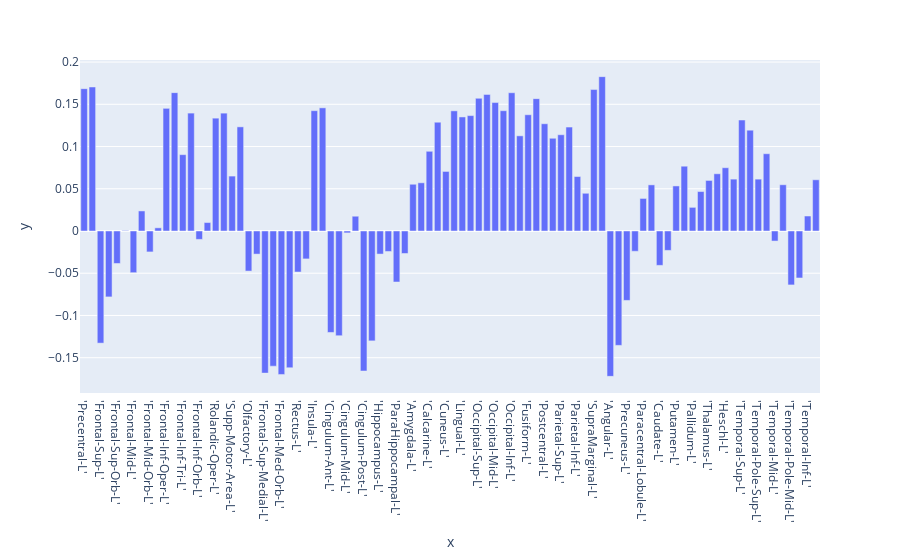
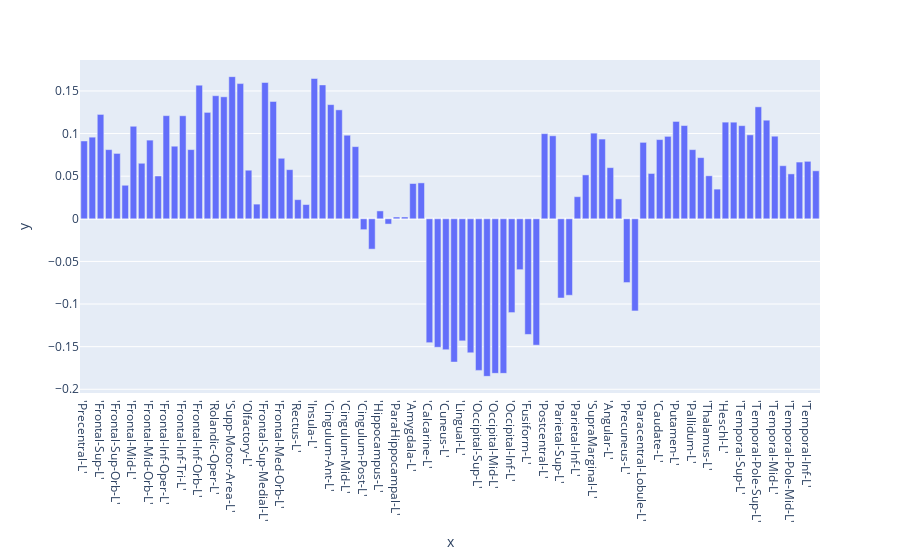
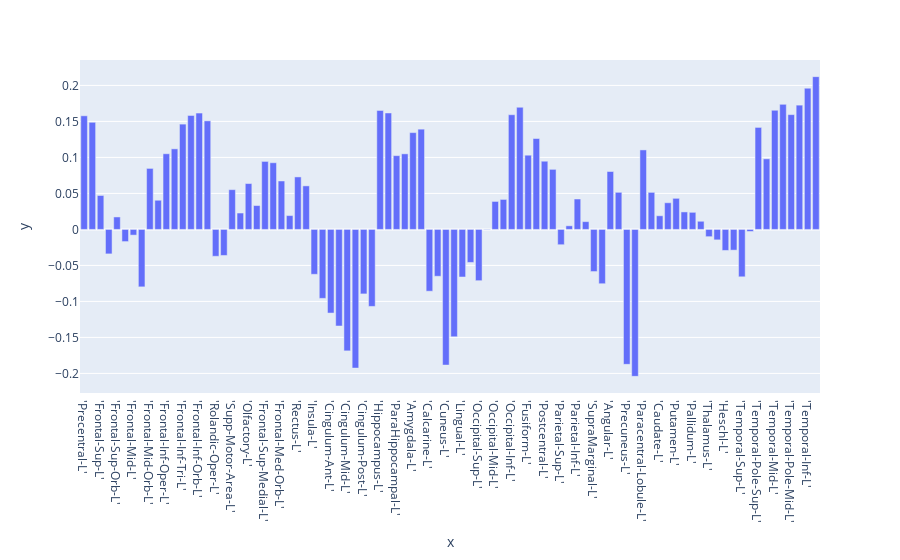
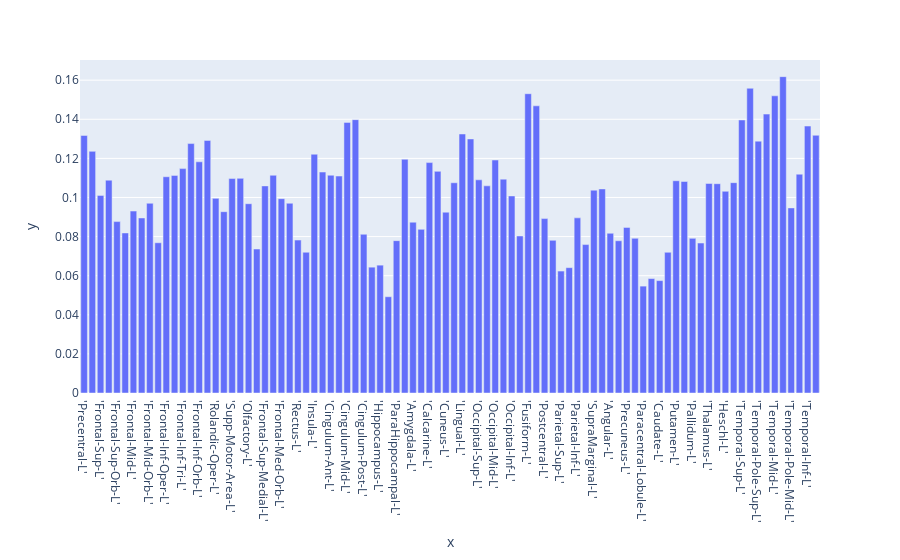

Here is the notebook cell these charts were saved with, in order:
### Code cell
for model in range(7):
    print(f"Model {model}: Pi = {Pis[model]} , kappa = {kappas[model]}")
    fig = px.bar(y=mus[:,model],x=label)
    #fig.update_layout(width=300)
    fig.show()

### Figure 1 — Plotly figure (JSON) as saved in the notebook; plotly's stock layout.template omitted (floating-point values rounded to 4 significant figures)
{"data": [{"alignmentgroup": "True", "hovertemplate": "x=%{x}<br>y=%{y}<extra></extra>", "legendgroup": "", "marker": {"color": "#636efa", "pattern": {"shape": ""}}, "name": "", "offsetgroup": "", "orientation": "v", "showlegend": false, "textposition": "auto", "type": "bar", "x": ["'Precentral-L'", "'Precentral-R'", "'Frontal-Sup-L'", "'Frontal-Sup-R'", "'Frontal-Sup-Orb-L'", "'Frontal-Sup-Orb-R'", "'Frontal-Mid-L'", "'Frontal-Mid-R'", "'Frontal-Mid-Orb-L'", "'Frontal-Mid-Orb-R'", "'Frontal-Inf-Oper-L'", "'Frontal-Inf-Oper-R'", "'Frontal-Inf-Tri-L'", "'Frontal-Inf-Tri-R'", "'Frontal-Inf-Orb-L'", "'Frontal-Inf-Orb-R'", "'Rolandic-Oper-L'", "'Rolandic-Oper-R'", "'Supp-Motor-Area-L'", "'Supp-Motor-Area-R'", "'Olfactory-L'", "'Olfactory-R'", "'Frontal-Sup-Medial-L'", "'Frontal-Sup-Medial-R'", "'Frontal-Med-Orb-L'", "'Frontal-Med-Orb-R'", "'Rectus-L'", "'Rectus-R'", "'Insula-L'", "'Insula-R'", "'Cingulum-Ant-L'", "'Cingulum-Ant-R'", "'Cingulum-Mid-L'", "'Cingulum-Mid-R'", "'Cingulum-Post-L'", "'Cingulum-Post-R'", "'Hippocampus-L'", "'Hippocampus-R'", "'ParaHippocampal-L'", "'ParaHippocampal-R'", "'Amygdala-L'", "'Amygdala-R'", "'Calcarine-L'", "'Calcarine-R'", "'Cuneus-L'", "'Cuneus-R'", "'Lingual-L'", "'Lingual-R'", "'Occipital-Sup-L'", "'Occipital-Sup-R'", "'Occipital-Mid-L'", "'Occipital-Mid-R'", "'Occipital-Inf-L'", "'Occipital-Inf-R'", "'Fusiform-L'", "'Fusiform-R'", "'Postcentral-L'", "'Postcentral-R'", "'Parietal-Sup-L'", "'Parietal-Sup-R'", "'Parietal-Inf-L'", "'Parietal-Inf-R'", "'SupraMarginal-L'", "'SupraMarginal-R'", "'Angular-L'", "'Angular-R'", "'Precuneus-L'", "'Precuneus-R'", "'Paracentral-Lobule-L'", "'Paracentral-Lobule-R'", "'Caudate-L'", "'Caudate-R'", "'Putamen-L'", "'Putamen-R'", "'Pallidum-L'", "'Pallidum-R'", "'Thalamus-L'", "'Thalamus-R'", "'Heschl-L'", "'Heschl-R'", "'Temporal-Sup-L'", "'Temporal-Sup-R'", "'Temporal-Pole-Sup-L'", "'Temporal-Pole-Sup-R'", "'Temporal-Mid-L'", "'Temporal-Mid-R'", "'Temporal-Pole-Mid-L'", "'Temporal-Pole-Mid-R'", "'Temporal-Inf-L'", "'Temporal-Inf-R'"], "xaxis": "x", "y": [0.1685, 0.1705, -0.1328, -0.07802, -0.03844, 0.0005811, -0.04935, 0.02375, -0.02477, 0.003766, 0.1452, 0.1638, 0.09036, 0.1396, -0.009928, 0.009998, 0.1336, 0.1395, 0.06501, 0.1233, -0.04746, -0.02735, -0.1682, -0.16, -0.1699, -0.1619, -0.04856, -0.03303, 0.1424, 0.1458, -0.1201, -0.124, -0.002247, 0.01749, -0.1658, -0.1301, -0.02731, -0.02423, -0.0604, -0.02663, 0.05535, 0.05706, 0.09435, 0.1288, 0.0705, 0.1422, 0.135, 0.1366, 0.1571, 0.1617, 0.1521, 0.1424, 0.1637, 0.1127, 0.1376, 0.1567, 0.127, 0.1098, 0.114, 0.1231, 0.06447, 0.04466, 0.1674, 0.1827, -0.1721, -0.1354, -0.08217, -0.02401, 0.03854, 0.05461, -0.04068, -0.02295, 0.05334, 0.0767, 0.028, 0.0467, 0.05984, 0.06774, 0.0749, 0.0614, 0.1314, 0.1193, 0.06139, 0.09148, -0.0119, 0.05474, -0.06384, -0.05561, 0.01773, 0.06062], "yaxis": "y"}], "layout": {"barmode": "relative", "legend": {"tracegroupgap": 0}, "margin": {"t": 60}, "xaxis": {"anchor": "y", "domain": [0, 1], "title": {"text": "x"}}, "yaxis": {"anchor": "x", "domain": [0, 1], "title": {"text": "y"}}}}

### Figure 2 — Plotly figure (JSON) as saved in the notebook; plotly's stock layout.template omitted (floating-point values rounded to 4 significant figures)
{"data": [{"alignmentgroup": "True", "hovertemplate": "x=%{x}<br>y=%{y}<extra></extra>", "legendgroup": "", "marker": {"color": "#636efa", "pattern": {"shape": ""}}, "name": "", "offsetgroup": "", "orientation": "v", "showlegend": false, "textposition": "auto", "type": "bar", "x": ["'Precentral-L'", "'Precentral-R'", "'Frontal-Sup-L'", "'Frontal-Sup-R'", "'Frontal-Sup-Orb-L'", "'Frontal-Sup-Orb-R'", "'Frontal-Mid-L'", "'Frontal-Mid-R'", "'Frontal-Mid-Orb-L'", "'Frontal-Mid-Orb-R'", "'Frontal-Inf-Oper-L'", "'Frontal-Inf-Oper-R'", "'Frontal-Inf-Tri-L'", "'Frontal-Inf-Tri-R'", "'Frontal-Inf-Orb-L'", "'Frontal-Inf-Orb-R'", "'Rolandic-Oper-L'", "'Rolandic-Oper-R'", "'Supp-Motor-Area-L'", "'Supp-Motor-Area-R'", "'Olfactory-L'", "'Olfactory-R'", "'Frontal-Sup-Medial-L'", "'Frontal-Sup-Medial-R'", "'Frontal-Med-Orb-L'", "'Frontal-Med-Orb-R'", "'Rectus-L'", "'Rectus-R'", "'Insula-L'", "'Insula-R'", "'Cingulum-Ant-L'", "'Cingulum-Ant-R'", "'Cingulum-Mid-L'", "'Cingulum-Mid-R'", "'Cingulum-Post-L'", "'Cingulum-Post-R'", "'Hippocampus-L'", "'Hippocampus-R'", "'ParaHippocampal-L'", "'ParaHippocampal-R'", "'Amygdala-L'", "'Amygdala-R'", "'Calcarine-L'", "'Calcarine-R'", "'Cuneus-L'", "'Cuneus-R'", "'Lingual-L'", "'Lingual-R'", "'Occipital-Sup-L'", "'Occipital-Sup-R'", "'Occipital-Mid-L'", "'Occipital-Mid-R'", "'Occipital-Inf-L'", "'Occipital-Inf-R'", "'Fusiform-L'", "'Fusiform-R'", "'Postcentral-L'", "'Postcentral-R'", "'Parietal-Sup-L'", "'Parietal-Sup-R'", "'Parietal-Inf-L'", "'Parietal-Inf-R'", "'SupraMarginal-L'", "'SupraMarginal-R'", "'Angular-L'", "'Angular-R'", "'Precuneus-L'", "'Precuneus-R'", "'Paracentral-Lobule-L'", "'Paracentral-Lobule-R'", "'Caudate-L'", "'Caudate-R'", "'Putamen-L'", "'Putamen-R'", "'Pallidum-L'", "'Pallidum-R'", "'Thalamus-L'", "'Thalamus-R'", "'Heschl-L'", "'Heschl-R'", "'Temporal-Sup-L'", "'Temporal-Sup-R'", "'Temporal-Pole-Sup-L'", "'Temporal-Pole-Sup-R'", "'Temporal-Mid-L'", "'Temporal-Mid-R'", "'Temporal-Pole-Mid-L'", "'Temporal-Pole-Mid-R'", "'Temporal-Inf-L'", "'Temporal-Inf-R'"], "xaxis": "x", "y": [0.0913, 0.09578, 0.1225, 0.08115, 0.0767, 0.03935, 0.1086, 0.06516, 0.09232, 0.05022, 0.121, 0.08516, 0.1209, 0.08118, 0.1568, 0.1248, 0.1444, 0.1431, 0.1668, 0.1586, 0.057, 0.01722, 0.1599, 0.1376, 0.07101, 0.05764, 0.02244, 0.0167, 0.1646, 0.1571, 0.134, 0.1278, 0.09805, 0.08467, -0.01274, -0.0356, 0.009253, -0.006187, 0.00211, 0.002138, 0.0414, 0.04214, -0.1453, -0.1507, -0.1536, -0.1681, -0.1432, -0.1572, -0.1778, -0.1848, -0.1813, -0.1813, -0.11, -0.05968, -0.1357, -0.1483, 0.0999, 0.09738, -0.09292, -0.08972, 0.02594, 0.0515, 0.1005, 0.09355, 0.06001, 0.02336, -0.0748, -0.1081, 0.08967, 0.05319, 0.09293, 0.09672, 0.1142, 0.1094, 0.08113, 0.07177, 0.05047, 0.03482, 0.1134, 0.1133, 0.1093, 0.09847, 0.1313, 0.1157, 0.0969, 0.06228, 0.05268, 0.06656, 0.06743, 0.0563], "yaxis": "y"}], "layout": {"barmode": "relative", "legend": {"tracegroupgap": 0}, "margin": {"t": 60}, "xaxis": {"anchor": "y", "domain": [0, 1], "title": {"text": "x"}}, "yaxis": {"anchor": "x", "domain": [0, 1], "title": {"text": "y"}}}}

### Figure 3 — Plotly figure (JSON) as saved in the notebook; plotly's stock layout.template omitted (floating-point values rounded to 4 significant figures)
{"data": [{"alignmentgroup": "True", "hovertemplate": "x=%{x}<br>y=%{y}<extra></extra>", "legendgroup": "", "marker": {"color": "#636efa", "pattern": {"shape": ""}}, "name": "", "offsetgroup": "", "orientation": "v", "showlegend": false, "textposition": "auto", "type": "bar", "x": ["'Precentral-L'", "'Precentral-R'", "'Frontal-Sup-L'", "'Frontal-Sup-R'", "'Frontal-Sup-Orb-L'", "'Frontal-Sup-Orb-R'", "'Frontal-Mid-L'", "'Frontal-Mid-R'", "'Frontal-Mid-Orb-L'", "'Frontal-Mid-Orb-R'", "'Frontal-Inf-Oper-L'", "'Frontal-Inf-Oper-R'", "'Frontal-Inf-Tri-L'", "'Frontal-Inf-Tri-R'", "'Frontal-Inf-Orb-L'", "'Frontal-Inf-Orb-R'", "'Rolandic-Oper-L'", "'Rolandic-Oper-R'", "'Supp-Motor-Area-L'", "'Supp-Motor-Area-R'", "'Olfactory-L'", "'Olfactory-R'", "'Frontal-Sup-Medial-L'", "'Frontal-Sup-Medial-R'", "'Frontal-Med-Orb-L'", "'Frontal-Med-Orb-R'", "'Rectus-L'", "'Rectus-R'", "'Insula-L'", "'Insula-R'", "'Cingulum-Ant-L'", "'Cingulum-Ant-R'", "'Cingulum-Mid-L'", "'Cingulum-Mid-R'", "'Cingulum-Post-L'", "'Cingulum-Post-R'", "'Hippocampus-L'", "'Hippocampus-R'", "'ParaHippocampal-L'", "'ParaHippocampal-R'", "'Amygdala-L'", "'Amygdala-R'", "'Calcarine-L'", "'Calcarine-R'", "'Cuneus-L'", "'Cuneus-R'", "'Lingual-L'", "'Lingual-R'", "'Occipital-Sup-L'", "'Occipital-Sup-R'", "'Occipital-Mid-L'", "'Occipital-Mid-R'", "'Occipital-Inf-L'", "'Occipital-Inf-R'", "'Fusiform-L'", "'Fusiform-R'", "'Postcentral-L'", "'Postcentral-R'", "'Parietal-Sup-L'", "'Parietal-Sup-R'", "'Parietal-Inf-L'", "'Parietal-Inf-R'", "'SupraMarginal-L'", "'SupraMarginal-R'", "'Angular-L'", "'Angular-R'", "'Precuneus-L'", "'Precuneus-R'", "'Paracentral-Lobule-L'", "'Paracentral-Lobule-R'", "'Caudate-L'", "'Caudate-R'", "'Putamen-L'", "'Putamen-R'", "'Pallidum-L'", "'Pallidum-R'", "'Thalamus-L'", "'Thalamus-R'", "'Heschl-L'", "'Heschl-R'", "'Temporal-Sup-L'", "'Temporal-Sup-R'", "'Temporal-Pole-Sup-L'", "'Temporal-Pole-Sup-R'", "'Temporal-Mid-L'", "'Temporal-Mid-R'", "'Temporal-Pole-Mid-L'", "'Temporal-Pole-Mid-R'", "'Temporal-Inf-L'", "'Temporal-Inf-R'"], "xaxis": "x", "y": [0.1578, 0.1488, 0.04712, -0.03399, 0.0173, -0.01688, -0.007906, -0.07978, 0.08473, 0.04051, 0.1051, 0.1119, 0.1463, 0.1582, 0.1616, 0.1508, -0.03729, -0.03618, 0.05521, 0.02276, 0.06368, 0.03313, 0.09444, 0.0926, 0.06725, 0.01921, 0.07291, 0.06046, -0.06232, -0.09576, -0.1162, -0.1342, -0.1687, -0.1926, -0.08958, -0.1069, 0.1652, 0.1617, 0.1025, 0.105, 0.1345, 0.1392, -0.08583, -0.06505, -0.1884, -0.1491, -0.06608, -0.04586, -0.0712, 0.0004552, 0.03886, 0.04165, 0.1593, 0.1697, 0.1031, 0.1262, 0.09472, 0.08342, -0.02125, 0.005006, 0.04225, 0.01081, -0.05852, -0.07544, 0.08044, 0.05151, -0.1874, -0.2041, 0.1104, 0.05147, 0.01895, 0.03703, 0.04317, 0.02428, 0.02372, 0.01131, -0.01007, -0.01449, -0.0292, -0.0288, -0.06583, -0.002898, 0.1417, 0.09801, 0.1655, 0.1738, 0.1594, 0.1726, 0.1962, 0.2122], "yaxis": "y"}], "layout": {"barmode": "relative", "legend": {"tracegroupgap": 0}, "margin": {"t": 60}, "xaxis": {"anchor": "y", "domain": [0, 1], "title": {"text": "x"}}, "yaxis": {"anchor": "x", "domain": [0, 1], "title": {"text": "y"}}}}

### Figure 4 — Plotly figure (JSON) as saved in the notebook; plotly's stock layout.template omitted (floating-point values rounded to 4 significant figures)
{"data": [{"alignmentgroup": "True", "hovertemplate": "x=%{x}<br>y=%{y}<extra></extra>", "legendgroup": "", "marker": {"color": "#636efa", "pattern": {"shape": ""}}, "name": "", "offsetgroup": "", "orientation": "v", "showlegend": false, "textposition": "auto", "type": "bar", "x": ["'Precentral-L'", "'Precentral-R'", "'Frontal-Sup-L'", "'Frontal-Sup-R'", "'Frontal-Sup-Orb-L'", "'Frontal-Sup-Orb-R'", "'Frontal-Mid-L'", "'Frontal-Mid-R'", "'Frontal-Mid-Orb-L'", "'Frontal-Mid-Orb-R'", "'Frontal-Inf-Oper-L'", "'Frontal-Inf-Oper-R'", "'Frontal-Inf-Tri-L'", "'Frontal-Inf-Tri-R'", "'Frontal-Inf-Orb-L'", "'Frontal-Inf-Orb-R'", "'Rolandic-Oper-L'", "'Rolandic-Oper-R'", "'Supp-Motor-Area-L'", "'Supp-Motor-Area-R'", "'Olfactory-L'", "'Olfactory-R'", "'Frontal-Sup-Medial-L'", "'Frontal-Sup-Medial-R'", "'Frontal-Med-Orb-L'", "'Frontal-Med-Orb-R'", "'Rectus-L'", "'Rectus-R'", "'Insula-L'", "'Insula-R'", "'Cingulum-Ant-L'", "'Cingulum-Ant-R'", "'Cingulum-Mid-L'", "'Cingulum-Mid-R'", "'Cingulum-Post-L'", "'Cingulum-Post-R'", "'Hippocampus-L'", "'Hippocampus-R'", "'ParaHippocampal-L'", "'ParaHippocampal-R'", "'Amygdala-L'", "'Amygdala-R'", "'Calcarine-L'", "'Calcarine-R'", "'Cuneus-L'", "'Cuneus-R'", "'Lingual-L'", "'Lingual-R'", "'Occipital-Sup-L'", "'Occipital-Sup-R'", "'Occipital-Mid-L'", "'Occipital-Mid-R'", "'Occipital-Inf-L'", "'Occipital-Inf-R'", "'Fusiform-L'", "'Fusiform-R'", "'Postcentral-L'", "'Postcentral-R'", "'Parietal-Sup-L'", "'Parietal-Sup-R'", "'Parietal-Inf-L'", "'Parietal-Inf-R'", "'SupraMarginal-L'", "'SupraMarginal-R'", "'Angular-L'", "'Angular-R'", "'Precuneus-L'", "'Precuneus-R'", "'Paracentral-Lobule-L'", "'Paracentral-Lobule-R'", "'Caudate-L'", "'Caudate-R'", "'Putamen-L'", "'Putamen-R'", "'Pallidum-L'", "'Pallidum-R'", "'Thalamus-L'", "'Thalamus-R'", "'Heschl-L'", "'Heschl-R'", "'Temporal-Sup-L'", "'Temporal-Sup-R'", "'Temporal-Pole-Sup-L'", "'Temporal-Pole-Sup-R'", "'Temporal-Mid-L'", "'Temporal-Mid-R'", "'Temporal-Pole-Mid-L'", "'Temporal-Pole-Mid-R'", "'Temporal-Inf-L'", "'Temporal-Inf-R'"], "xaxis": "x", "y": [0.1317, 0.1236, 0.1011, 0.1089, 0.08766, 0.08187, 0.09305, 0.08953, 0.09704, 0.07684, 0.1106, 0.1113, 0.1148, 0.1276, 0.1182, 0.1292, 0.09956, 0.09274, 0.1097, 0.1098, 0.09681, 0.07364, 0.1059, 0.1114, 0.09939, 0.09704, 0.07822, 0.07199, 0.1221, 0.113, 0.1114, 0.111, 0.1384, 0.1398, 0.08118, 0.06436, 0.06539, 0.04924, 0.07791, 0.1196, 0.08736, 0.08369, 0.1178, 0.1134, 0.09248, 0.1075, 0.1325, 0.1299, 0.109, 0.106, 0.1192, 0.1094, 0.1008, 0.08031, 0.1531, 0.1469, 0.08921, 0.07808, 0.06237, 0.06411, 0.08957, 0.07592, 0.1037, 0.1044, 0.0817, 0.07787, 0.08471, 0.07912, 0.05467, 0.05851, 0.05749, 0.07196, 0.1086, 0.1082, 0.07909, 0.07669, 0.1072, 0.107, 0.1032, 0.1076, 0.1396, 0.1559, 0.1288, 0.1427, 0.152, 0.1618, 0.09467, 0.1119, 0.1365, 0.1318], "yaxis": "y"}], "layout": {"barmode": "relative", "legend": {"tracegroupgap": 0}, "margin": {"t": 60}, "xaxis": {"anchor": "y", "domain": [0, 1], "title": {"text": "x"}}, "yaxis": {"anchor": "x", "domain": [0, 1], "title": {"text": "y"}}}}
